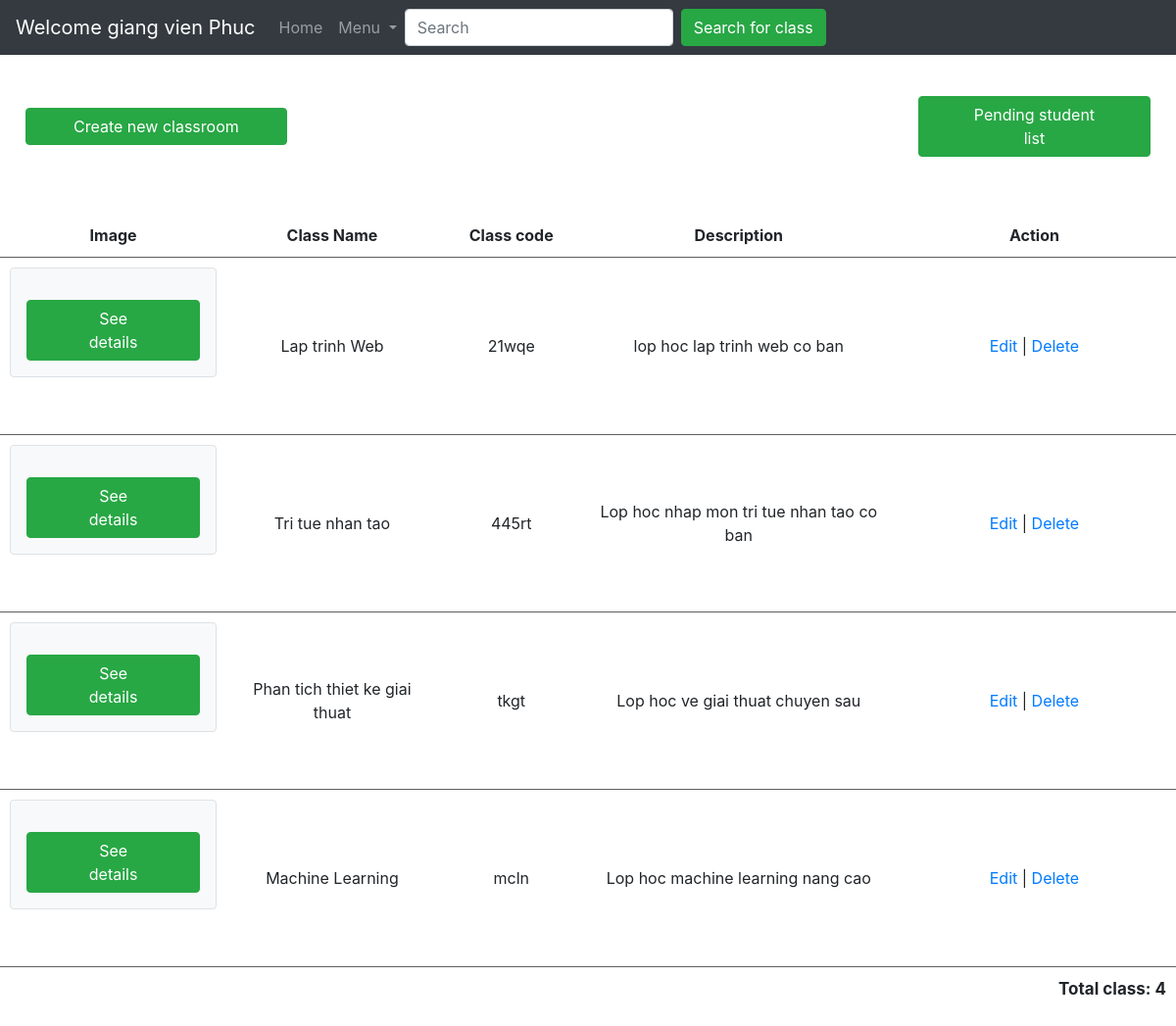
The app's page /Kho/Main.php (signed in) with its own data.
### tables this page shows
CREATE TABLE `class` (
  `id_class` int(5) NOT NULL,
  `name` varchar(100) NOT NULL,
  `code` varchar(5) NOT NULL,
  `description` varchar(500) NOT NULL,
  `id_account_teacher` int(5) NOT NULL
);

### Kho/Main.php (the view, shortened to what this page needs)
<!DOCTYPE html>
<html lang="en">
<head>
    <link rel="stylesheet" href="https://maxcdn.bootstrapcdn.com/bootstrap/4.5.2/css/bootstrap.min.css">
</head>
<body>
<?php
    $id_teacher = $_SESSION['id_account'];
?>
<nav class="navbar navbar-expand-sm bg-dark navbar-dark">
  <a class="navbar-brand" href="#"> Welcome <?= $_SESSION['name'] ?> </a>
  <ul class="navbar-nav">
    <li class="nav-item">
      <a class="nav-link" href="login.php">Home</a>
    </li>
    <li class="nav-item dropdown">
      <a class="nav-link dropdown-toggle" href="#" id="navbardrop" data-toggle="dropdown">
        Menu
      </a>
    </li>
  </ul>
  <form class="form-inline" action="/action_page.php">
    <input class="form-control mr-sm-2" type="text" placeholder="Search">
    <button class="btn btn-success" type="submit">Search for class </button>
  </form>
</nav>
<table cellpadding="10" cellspacing="10" border="0" style="border-collapse: collapse; margin: auto">
    <tr class="control" style="text-align: left; font-weight: bold; font-size: 20px">
        <td colspan="4">
            <form method="post" action="add_new_class.php" class="rounded w-100 mb-5 mx-auto px-3 pt-3">
                <div class="form-group">
                    <button class="btn btn-success px-5">Create new classroom</button>
                </div>
            </form>
        </td>
		<td>
            <form method="post" action="ThongBao.php" class="rounded w-100 mb-5 mx-auto px-3 pt-3">
                <div class="form-group">
                    <button class="btn btn-success px-5">Pending student list</button>
                </div>
            </form>
        </td>
    </tr>
    <tr class="header">
        <td>Image</td>
        <td>Class Name</td>
        <td>Class code</td>
        <td>Description</td>
        <td>Action</td>
    </tr>
	<?php
$servername = "localhost";
$username = "phuc";
$password = "phuc";
$dbname = "ClassRoom_final";
$conn = new mysqli($servername, $username, $password, $dbname);
	$sql = "SELECT * FROM class WHERE class.id_account_teacher=$id_teacher";
	$result = $conn->query($sql) or die($conn->error);
	while ($row = $result->fetch_assoc()) {
	?>
    <tr class="item">
        <td>
            <form method="post" action="class_details.php" class="border rounded w-100 mb-5 mx-auto px-3 pt-3 bg-light">
                <div class="form-group">
                    <button class="btn btn-success px-5">See details</button>
                </div>
            </form>
        </td>
        <td><?php echo $row["name"] ?></td>
        <td><?php echo $row["code"] ?></td>
        <td><?php echo $row["description"]?></td>
        <td><a href="formproduct.php?id=<?php echo $row["id"] ?>">Edit</a> | <a href="delete.php?id=<?php echo $row["id"] ?>" class="delete">Delete</a></td>
    </tr>
	<?php
	}
	?>
    <tr class="control" style="text-align: right; font-weight: bold; font-size: 17px">
        <td colspan="5">
            <p>Total class: <?php echo $result->num_rows ?></p>
        </td>
    </tr>
</table>
</body>
</html>

### Kho/Main.php (style rules this page uses)
body { padding-top: 0px; }
table { text-align: center; }
td { padding: 10px; }
tr.item { border-top: 1px solid #5e5e5e; border-bottom: 1px solid #5e5e5e; }
tr.item td { min-width: 150px; }
tr.header { font-weight: bold; }
a { text-decoration: none; }

### records on screen
class: name "Lap trinh Web", code "21wqe", description "lop hoc lap trinh web co ban"
class: name "Tri tue nhan tao", code "445rt", description "Lop hoc nhap mon tri tue nhan tao co ban"
class: name "Phan tich thiet ke giai thuat", code "tkgt", description "Lop hoc ve giai thuat chuyen sau"
class: name "Machine Learning", code "mcln", description "Lop hoc machine learning nang cao"

### other values on screen
$_SESSION['name'] "giang vien Phuc"
$result->num_rows "4"
